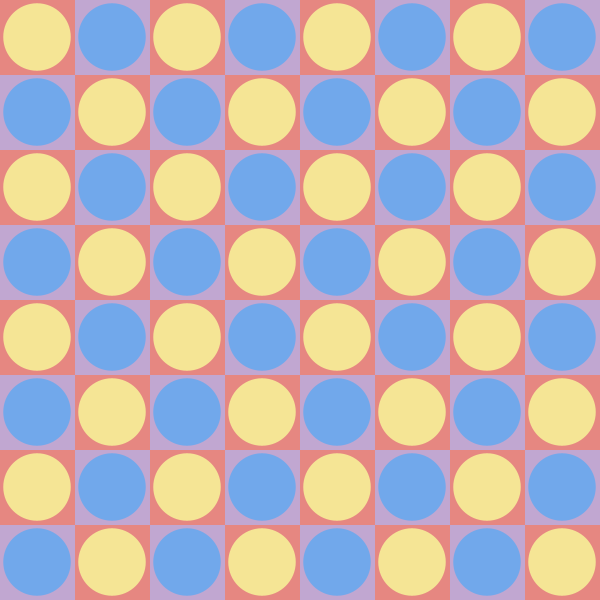
Frame 1 (no input)
Frame 60 (the mouse pressed at the canvas centre just before this capture): identical to frame 1, image omitted
Frame 120 (the mouse held since frame 60 and released just before this capture): identical to frame 1, image omitted

The Processing sketch that drew this single still picture (run headless with seeded random() and noise(); from frame 60 on, the mouse is pressed at the canvas centre):

// Processing sketch: week3_task
// ── week3_task.pde

void setup() {
  size(600, 600);

}

void draw() {
  background(255);
  // Define the grid size and square size
  int gridWidth = 8;
  int gridHeight = 8;
  int squareSize = width / gridWidth;
  int circSize = width / gridWidth;

  // Iterate through the rows and columns for squares
  for (int row = 0; row < gridHeight; row++) {
    for (int col = 0; col < gridWidth; col++) {
      // Determine the color based on the row and column indices
      if ((row + col) % 2 == 0) {
        noStroke();
        fill(230, 135, 129); // red
      } else {
        noStroke();
        fill(193, 167, 209); // purple
      }

      // Draw the square
      rect(col * squareSize, row * squareSize, squareSize, squareSize);
    }
  }
  
  //iterate through rows and columns for circles
  for (int row = 0; row < gridHeight; row++) {
    for (int col = 0; col < gridWidth; col++) {
      // Determine the color based on the row and column indices
      if ((row + col) % 2 == 0) {
        noStroke();
        fill(245, 229, 149); // yellow
      } else {
        noStroke();
        fill(113, 168, 235); // blue
      }

      //draw circles
      ellipse(
            col * circSize + circSize/2, 
            row * circSize + circSize/2, 
            circSize * 0.9, 
            circSize * 0.9);
    }
  }  
  
}
